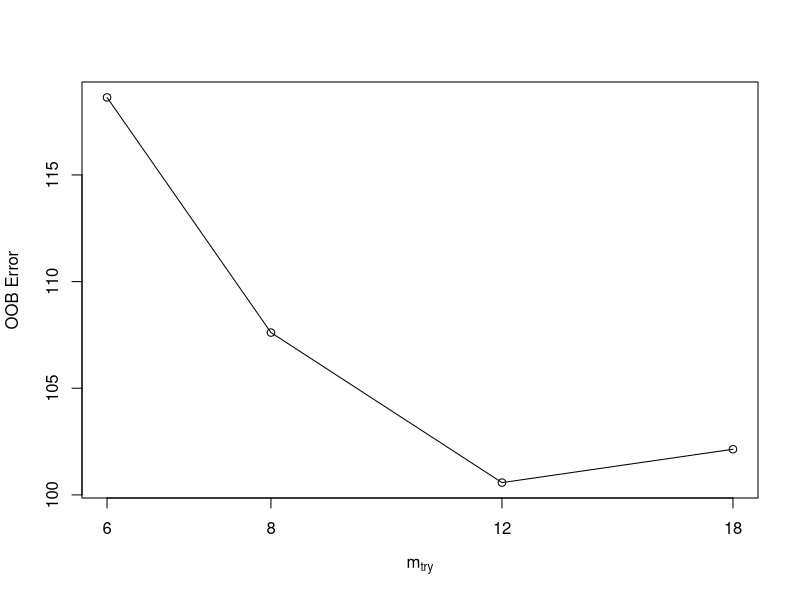

The R script that drew this image: (Note: this script raises an error after producing the figure.)
## ---- chunk 1
loadlibs = function(libs) {
  for(lib in libs) {
    class(lib)
    if(!do.call(require,as.list(lib))) {install.packages(lib)}
    do.call(require,as.list(lib))
  }
}
libs = c("tidyverse","data.table","stargazer", "knitr", "shiny",
         "tidymodels", "lubridate", "rpart.plot", "caret", "e1071",
         "readxl", "fuzzyjoin", "mgcv", "randomForest", "glmnet")
loadlibs(libs)
## ---- chunk 2
#setwd("~/GitHub/Covid-19-Closure-Impact")

#df<-read.csv('Covid_Pred.csv')

df<- read.csv('shiny_merged_dataset_example.csv')
  names(df) <-tolower(names(df))
  
colnames(df)[which(names(df) == "covid_measure")] <- "y"
  
  drops<-c( "x") #droping 
df <-df[, -which(names(df) %in% drops)]
  
 df<- df%>%
  mutate_at(c('date'), ~ as.Date(., "%Y-%m-%d")) %>% 
  mutate(two_week_forecast_date = date + 14)%>% 
  mutate_if(is.character, as.factor)

  
  # Get latest date 
latest_date = max(df$date)
#Two week outcome 
twoWeek_df = df %>% 
  select(date, state, y) %>% 
  rename(two_week_outcome = y,
         two_week_forecast_date = date) 
#Merge with original to create a working df
working_df = df %>% 
  left_join(twoWeek_df,
            by = c("state" = "state",
                   "two_week_forecast_date" = "two_week_forecast_date")) %>% 
  mutate(year = as.factor(year(two_week_forecast_date)),
         week = as.factor(week(two_week_forecast_date)))



working_df[is.na(working_df)] <-0

#y = covid_measure
colnames(working_df)[which(names(working_df) == "y")] <- "two_week_backcast"
colnames(working_df)[which(names(working_df) == "two_week_outcome")] <- "y"

#names(df)[names(df) == "Outcome.Variable"] <- "original_y" #creating consitency 
#names(df)[names(df) == "Other"] <- "Other_Race"  #"Other is not meaningful in output

## ---- chunk 3
##Train/Test split 
#n<-lm_feats%>% count() 
#n<-as.numeric(n/2)
#data2 = lm_feats[sample(1:nrow(lm_feats)),]  # permute rows


#Create train set
train_df = function(df) {
  #Call addForecastCols function to create the outcome variable
  #create variable for latest date for which two week covid measure is avaiable
  latest_date = max(df$date)
  #Create a training set - reserving the last two weeks with obvserved 
  #two_week__outcome are reserved as a test set. 
  train = df[df$two_week_forecast_date <= (latest_date - 14), ]
  return(train)
}


  latest_date = max(working_df$date)
  #Create a training set - reserving the last two weeks with obvserved 
  #two_week__outcome are reserved as a test set. 
  train = working_df[working_df$two_week_forecast_date <= (latest_date - 14), ]

  

#Create test set
test_df = function(df) {
  #create variable for latest date for which two week covid measure is avaiable
  latest_date = max(df$date)
  #Create a test set - using the last two weeks for which two_week_outcom is observed. 
  test = df[(df$two_week_forecast_date <= latest_date) &
                      (df$two_week_forecast_date > (latest_date - 14)), ]
  return(test)
}


#Create prediction set - for all states
pred_df = function(df) {
  #Call addForecastCols function to create the outcome variable
  #create variable for latest date for which two week covid measure is avaiable
  latest_date = max(df$date)
  #Create a prediction set - using the  two weeks for which two_week_outcom is not observed. 
  pred = df[df$two_week_forecast_date > latest_date +7, ]
  return(pred)
}




## ---- chunk 4
#glm_feats$date<-working_df$date   
#glm_feats<- glm_feats%>% mutate_at(c('date'), ~ as.Date(., "%Y-%m-%d"))
#glm_feats$glm_feats$two_week_forecast_date <- working_df$

#forecast_col<-addForecastCols(glm_feats)
datatrain<-train_df(working_df)
datatest<-test_df(working_df)
datapreds<- pred_df(working_df)

#drops<-c("year","week","two_week_forecast_date")

#datatest$two_week_forecast_date
#datatrain <-datatrain[, -which(names(datatrain) %in% drops)]
#datatest <- datatest[, -which(names(datatest) %in% drops)]
#datapreds <- datapreds[, -which(names(datapreds) %in% drops)]
#datacleaning for randomforest 
## ---- chunk 5

drops<-c( "year", "week", "two_week_forecast_date") #droping 
working_df <-working_df[, -which(names(working_df) %in% drops)]
##Moving Ouctome Variable to front of dataset for ease of splitting
col_idx <- grep("^y$", names(working_df))
working_df<- working_df[, c(col_idx, (1:ncol(working_df))[-col_idx])]



## ---- chunk 6

end<-ncol(working_df)
x <- working_df[,2:end]
y <- working_df[,1]

#Removing Y from the tuning paratmers 

## ---- chunk 7

# Algorithm Tune (tuneRF)
set.seed(10)
bestmtry <- as.data.frame (tuneRF(x, y, stepFactor=1.5, improve=1e-5, ntree=500))
print(bestmtry)


bestmtry_var<- bestmtry[which(bestmtry$OOBError == min(bestmtry$OOBError)),1]



## ---- chunk 8

r.forest <- function(working_df){
 
  rf <- randomForest(y ~ ., mtry= bestmtry_var, 
  data=working_df)

  #varImpPlot(rf,sort=TRUE, n.var=min(10, nrow(rf$importance)),
          # type=NULL, class=NULL, scale=TRUE, 
         #  main=deparse(substitute(rf))) 
  
  features <- as.data.frame(rf$importance)
  features <-as.data.frame(setNames(cbind(rownames(features), features, row.names= NULL), c("Feature", "NodPurity"))) 
  top<- top_n(features, 10, features$NodPurity)
  top_f<-as.vector(top$Feature)

  return(top_f)
}
 

rf.tops <-function(sample_df, top_f){
  new<-sample_df%>%
  select(all_of(c(top_f)))
  
  new$y<-sample_df$y

  return(new)

}

#glment select levels of sparcity....  

## ---- chunk 9

tops <-r.forest(working_df)


 # varImpPlot(rf,sort=TRUE, n.var=min(10, nrow(rf$importance)),
  #         type=NULL, class=NULL, scale=TRUE, 
   #        main=deparse(substitute(rf))) 
  
## ---- chunk 10
datatrain_rf<-rf.tops(datatrain, tops)
datatest_rf<-rf.tops(datatest,tops)
datapreds_rf<- rf.tops(datapreds,tops)

## ---- chunk 11

#setwd("~/GitHub/Covid-19-Closure-Impact/Data")
geo_join<- function(df){
geo<- read.csv('us-zip-code-latitude-and-longitude.csv', header= FALSE, stringsAsFactors = FALSE)

geo<- as.data.frame(geo)

geo<-geo%>% separate(V1, into=c("Zip", "City", "State", "Latitude","Longitude","Timezone","Daylight_savings", "geopoint"), sep=";" )

geo<- geo[-1,]

geo$Latitude<-as.numeric(geo$Latitude)
geo$Longitude<-as.numeric(geo$Longitude)

names(geo) <-tolower(names(geo))
  
state_latLong <- geo%>%
  group_by(state)%>%
  summarise(latitude = mean(latitude, na.rm = TRUE),
            longitude = mean(longitude, na.rm = TRUE))
  return(left_join(df, state_latLong, by='state'))
}
## ---- chunk 12
# this step should be moved to data cleaning, ask if their data is by state or county, county can be a direct match to the original dataset 
datatrain_lm<- geo_join(datatrain_rf)
datatest_lm<- geo_join(datatest_rf)
datapreds_lm<-geo_join(datapreds_rf)
#id<-rownames(features)
#features<-cbind(id=id, features)

## ---- chunk 13

cleaning_lm<- function(df){
df1<-df[, -which(names(df) %in% c("state"))]#%>% 
  #select(-1) #removing 'id'

col_idx <- grep("^y$", names(df1))
df1 <- df1[, c(col_idx, (1:ncol(df1))[-col_idx])]

#dropping date, cannot create a poly w/ cbind() after polys created
date_hold<- as.data.frame(df1$date)
colnames(date_hold)<-"date"
#two_week_forecast_date<-as.data.frame(features1$two_week_forecast_date)
drops<-c("date") #droping 
df1<-df1[, -which(names(df1) %in% drops)]

   feats<- function(xf, column_numbers) {

   xf %>% 
    mutate_at(vars(column_numbers), funs(sqr = (.)^2))%>%
   mutate_at(vars(column_numbers), funs(cube =(.)^3))
   }

end<-ncol(df1)

#, two_week_forecast_date
return(cbind(feats(df1, 2:end), date_hold)) #do not include y or "id" in poly calcs
} 
#one<- as.character(top[1,1])

#typeof(features1$two_week_prior)

## ---- chunk 14
datatrain_poly<- cleaning_lm(datatrain_lm)
datatest_poly<- cleaning_lm(datatest_lm)
datapreds_poly<-cleaning_lm(datapreds_lm)

## ---- chunk 15

datatrain_glmnet<- datatrain_poly %>%
mutate(across(where(is.factor), ~ fct_lump_lowfreq(.))) %>%
model.matrix(object= ~ .-1, . , contrasts.arg =
                                                 lapply(data.frame(.[,sapply(data.frame(.), is.factor)]),
                                                        contrasts, contrasts = FALSE))

datatest_glmnet<- datatest_poly %>%
mutate(across(where(is.factor), ~ fct_lump_lowfreq(.))) %>%
model.matrix(object= ~ .-1, . , contrasts.arg =
                                                                lapply(data.frame(.[,sapply(data.frame(.), is.factor)]),
                                                        contrasts, contrasts = FALSE))

datapreds_glmnet<- datapreds_poly%>%
mutate(across(where(is.factor), ~ fct_lump_lowfreq(.))) %>%
model.matrix(object= ~ .-1, . , contrasts.arg =
                                                                lapply(data.frame(.[,sapply(data.frame(.), is.factor)]),
                                                        contrasts, contrasts = FALSE))



train_glm<- glmnet(
  x = datatrain_glmnet[,-1],
  y = datatrain_glmnet[,1], relax = FALSE, nfolds= 3)

#plot(train_glm)

lamMin<- min(train_glm[["lambda"]])

test_glm<-predict(train_glm, newx= datatest_glmnet[,-1], newy=datatest_glmnet[,1], s = lamMin , interval="confidence")

preds_glm<- predict(train_glm, newx= datapreds_glmnet[,-1], newy=datapreds_glmnet[,1], s = lamMin , interval="confidence")
## ---- chunk 16

test<- as.data.frame(test) 
glm_test<- as.data.frame(datatest_glmnet)
preds_act<- cbind(test, glm_test$y)
RMSE_glm<- sqrt(mean(preds_act[,2]-preds_act[,1])^2)

preds_act$Observed<- preds_act[,1]
preds_act$Predicted<- preds_act[,2]
preds_act$two_week_forecast_date <- datapreds$two_week_forecast_date

final_preds<- cbind(preds, datapreds_lm)
final_preds$Predicted<- final_preds[,1]

## ---- chunk 17

  final_preds = final_preds%>%
    mutate(state = tolower(setNames(state.name, state.abb)[state]))
  #create map data 

 #create map data 
  map = map_data("state") %>% 
    full_join(final_preds, by = c("region" = "state"))
  #plot
  map_plot = ggplot(map, aes(long, lat, group = group)) +
    geom_polygon(aes(fill = Predicted), color = "white")+
    scale_fill_viridis_c(option = "B", direction=-1)+
    ggtitle("Predicted COVID Measure (per 100,000) Next Week")

map_plot

## ---- chunk 18
obs_vs_pred_plot = ggplot(preds_act, aes(x = Observed, y = Predicted)) +
  geom_point() +
  geom_abline()

obs_vs_pred_plot


 obs_vs_pred = preds_act %>% 
    mutate(Observed = log(Observed),
           Predicted = log(Predicted))
  
  obs_vs_pred_plot = ggplot(obs_vs_pred, aes(x = Observed, y = Predicted),
                            color = 'white') +
    geom_point() +
    geom_abline() +
    #geom_line(aes(y = log(baselineRMSE(test)), color = "#F8766D")) +
    xlab("Log(Observed)") +
    ylab("Log(Predicted)") +
    ggtitle("Log GLM Prediction v. Observed")
    #scale_colour_manual(name = FALSE, values =c('#00BFC4'='#00BFC4','#F8766D'='#F8766D'),
                        #labels = c('45-degree','Baseline')) +
    theme_bw()

  
  obs_vs_pred_plot


## ---- chunk 19


  #Plot Predictions
  outcome_all = datatrain %>% 
    select(two_week_forecast_date, y) %>%
    rename(Date = two_week_forecast_date,
           Outcome = y) %>% 
    mutate (Pred_vs_Obs = "Observed") %>% 
    rbind(tibble(Date = preds_act$two_week_forecast_date,
                 Outcome = preds_act$Predicted,
                 Pred_vs_Obs = "Predicted"))
 

 outcome_plot_all = ggplot(outcome_all, aes(x = Date, y = Outcome))+
    geom_point(aes(color = Pred_vs_Obs)) +
    theme_bw()+
   ggtitle("Glmnet Predictions")
  
   outcome_plot_all
## ---- chunk 20

reds<- as.data.frame(preds_act$Predicted-preds_act$Observed)

    GLMResids = preds_act %>% 
      mutate(Model = "GLM") %>% 
      mutate(Residuals = Predicted - Observed) %>% 
      select(Residuals, Model)
    #df for baseline residuals

    BLResids = tibble(Residuals = mean(datatest_poly$two_week_backcast) - datatest_poly$y,
                      Model = "Baseline")
    #Combine dfs for the plot
    resids = GLMResids %>% 
      bind_rows(BLResids)
    #Plot
    resids_plot = ggplot(resids, aes(x = Residuals, fill = Model)) +
      geom_density( color = 'white', alpha = 0.7) +
      theme_bw()
 resids_plot

 
# write.csv(reds, "GLM_Rediduals.csv")
